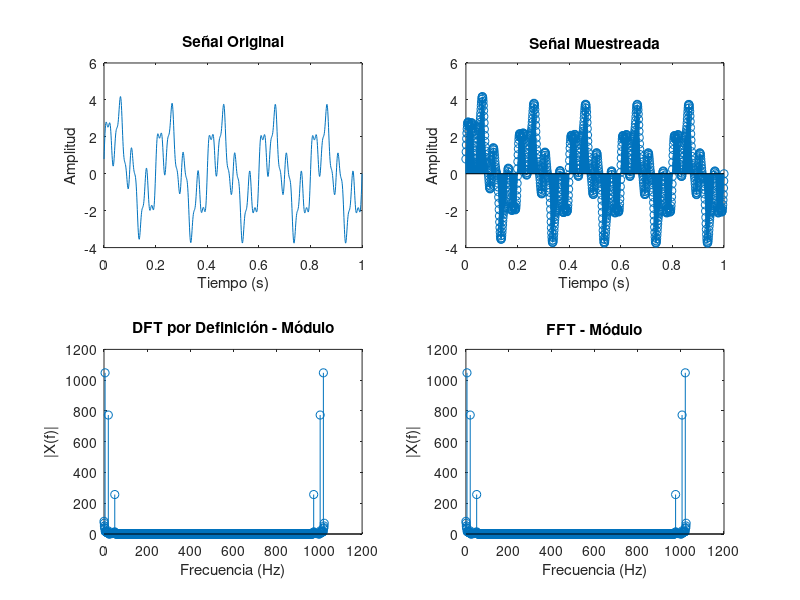

Source code (MATLAB):
% clear all
% close all

% Parámetros de la señal
frecuencia_muestreo = 1024; % Hz (1024 muestras por segundo)
tiempo_final = 1; % segundos
cantidad_muestras = tiempo_final * frecuencia_muestreo;

% Crear la señal con múltiples armónicos y una componente exponencial
t = linspace(0, tiempo_final, cantidad_muestras);
senal = 2*sin(2*pi*5*t) + 1.5*sin(2*pi*20*t) + 0.5*sin(2*pi*50*t) + 0.8*exp(-t*10);

% Calcular la DFT de la señal por definición
DFT_definicion = zeros(1, cantidad_muestras);
contador_calculos = 0; % Inicializar contador de cálculos
for k = 1:cantidad_muestras
    for n = 1:cantidad_muestras
        DFT_definicion(k) = DFT_definicion(k) + senal(n) * exp(-1i*2*pi*(k-1)*(n-1)/cantidad_muestras);
        contador_calculos = contador_calculos + 1; % Incrementar contador de cálculos
    end
end

% Calcular la DFT de la señal mediante el algoritmo FFT
DFT_FFT = fft(senal, cantidad_muestras);

% Graficar la señal original y la señal muestreada
subplot(2,2,1);
plot(t, senal);
title('Señal Original');
xlabel('Tiempo (s)');
ylabel('Amplitud');

subplot(2,2,2);
stem(t, senal);
title('Señal Muestreada');
xlabel('Tiempo (s)');
ylabel('Amplitud');

% Graficar el módulo de la DFT por definición
frequencies = linspace(0, frecuencia_muestreo, cantidad_muestras);
subplot(2,2,3);
stem(frequencies, abs(DFT_definicion));
title('DFT por Definición - Módulo');
xlabel('Frecuencia (Hz)');
ylabel('|X(f)|');

% Graficar el módulo de la FFT
subplot(2,2,4);
stem(frequencies, abs(DFT_FFT));
title('FFT - Módulo');
xlabel('Frecuencia (Hz)');
ylabel('|X(f)|');

% Mostrar resultados
disp(['Operaciones FFT: ' num2str(cantidad_muestras * log2(cantidad_muestras))]);
disp(['Cálculos DFT por Definición: ' num2str(contador_calculos)]);
